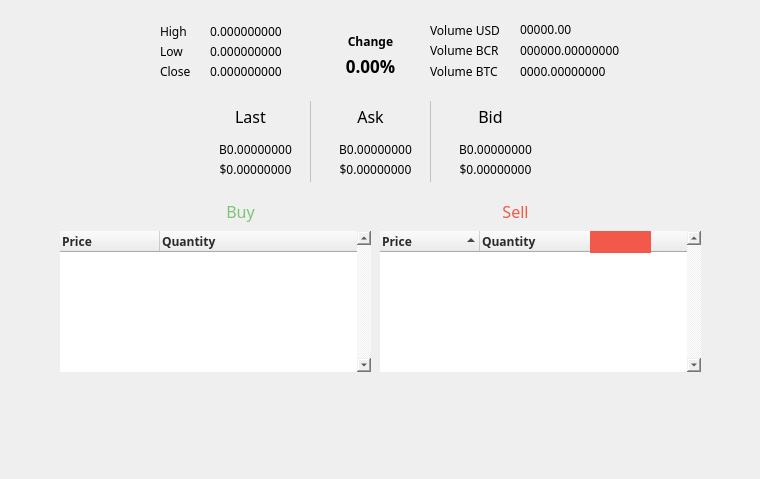
    <widget class="QWidget" name="qWidgetBittrexMarketData_4">
     <property name="styleSheet">
      <string notr="true">border:none;</string>
     </property>
     <attribute name="icon">
      <iconset resource="../bitcredit.qrc">
       <normaloff>:/icons/export</normaloff>:/icons/export</iconset>
     </attribute>
     <attribute name="title">
      <string>Data</string>
     </attribute>
     <widget class="QWidget" name="qWidgetBittrexMain_4" native="true">
      <property name="geometry">
       <rect>
        <x>30</x>
        <y>-79</y>
        <width>721</width>
        <height>470</height>
       </rect>
      </property>
      <property name="font">
       <font>
        <family>Myriad Pro</family>
        <pointsize>-1</pointsize>
       </font>
      </property>
      <property name="styleSheet">
       <string notr="true">Font-family:Myriad Pro;font-size:12px;</string>
      </property>
      <widget class="QWidget" name="qWidgetBittrexAsk_4" native="true">
       <property name="geometry">
        <rect>
         <x>290</x>
         <y>180</y>
         <width>111</width>
         <height>81</height>
        </rect>
       </property>
       <property name="styleSheet">
        <string notr="true">border-right:1px solid #bdc3c7;</string>
       </property>
       <widget class="QLabel" name="lblBittrexAskHeader_4">
        <property name="geometry">
         <rect>
          <x>0</x>
          <y>0</y>
          <width>101</width>
          <height>31</height>
         </rect>
        </property>
        <property name="styleSheet">
         <string notr="true">border:none;</string>
        </property>
        <property name="text">
         <string>&lt;html&gt;&lt;head/&gt;&lt;body&gt;&lt;p align=&quot;center&quot;&gt;&lt;span style=&quot; font-size:12pt;&quot;&gt;Ask&lt;/span&gt;&lt;/p&gt;&lt;/body&gt;&lt;/html&gt;</string>
        </property>
       </widget>
       <widget class="QLabel" name="lblBittrexAskBtc_4">
        <property name="geometry">
         <rect>
          <x>10</x>
          <y>40</y>
          <width>91</width>
          <height>16</height>
         </rect>
        </property>
        <property name="styleSheet">
         <string notr="true">border:none;</string>
        </property>
        <property name="text">
         <string>B0.00000000</string>
        </property>
        <property name="alignment">
         <set>Qt::AlignCenter</set>
        </property>
       </widget>
       <widget class="QLabel" name="lblBittrexAskUsd_4">
        <property name="geometry">
         <rect>
          <x>10</x>
          <y>60</y>
          <width>91</width>
          <height>16</height>
         </rect>
        </property>
        <property name="styleSheet">
         <string notr="true">border:none;</string>
        </property>
        <property name="text">
         <string>$0.00000000</string>
        </property>
        <property name="alignment">
         <set>Qt::AlignCenter</set>
        </property>
       </widget>
      </widget>
      <widget class="QWidget" name="qWidgetBittrexBid_4" native="true">
       <property name="geometry">
        <rect>
         <x>410</x>
         <y>180</y>
         <width>111</width>
         <height>81</height>
        </rect>
       </property>
       <widget class="QLabel" name="lblBittrexBidHeader_4">
        <property name="geometry">
         <rect>
          <x>0</x>
          <y>0</y>
          <width>101</width>
          <height>31</height>
         </rect>
        </property>
        <property name="styleSheet">
         <string notr="true">border:none;</string>
        </property>
        <property name="text">
         <string>&lt;html&gt;&lt;head/&gt;&lt;body&gt;&lt;p align=&quot;center&quot;&gt;&lt;span style=&quot; font-size:12pt;&quot;&gt;Bid&lt;/span&gt;&lt;/p&gt;&lt;/body&gt;&lt;/html&gt;</string>
        </property>
       </widget>
       <widget class="QLabel" name="lblBittrexBidBtc_4">
        <property name="geometry">
         <rect>
          <x>10</x>
          <y>40</y>
          <width>91</width>
          <height>16</height>
         </rect>
        </property>
        <property name="text">
         <string>B0.00000000</string>
        </property>
        <property name="alignment">
         <set>Qt::AlignCenter</set>
        </property>
       </widget>
       <widget class="QLabel" name="lblBittrexBidUsd_4">
        <property name="geometry">
         <rect>
          <x>10</x>
          <y>60</y>
          <width>91</width>
          <height>16</height>
         </rect>
        </property>
        <property name="text">
         <string>$0.00000000</string>
        </property>
        <property name="alignment">
         <set>Qt::AlignCenter</set>
        </property>
       </widget>
      </widget>
      <widget class="QWidget" name="qWidgetBittrexLast_4" native="true">
       <property name="geometry">
        <rect>
         <x>170</x>
         <y>180</y>
         <width>111</width>
         <height>81</height>
        </rect>
       </property>
       <property name="styleSheet">
        <string notr="true">border-right:1px solid #bdc3c7;</string>
       </property>
       <widget class="QLabel" name="lblBittrexLastHeader_4">
        <property name="geometry">
         <rect>
          <x>0</x>
          <y>0</y>
          <width>101</width>
          <height>31</height>
         </rect>
        </property>
        <property name="styleSheet">
         <string notr="true">border:none;</string>
        </property>
        <property name="text">
         <string>&lt;html&gt;&lt;head/&gt;&lt;body&gt;&lt;p align=&quot;center&quot;&gt;&lt;span style=&quot; font-size:12pt;&quot;&gt;Last&lt;/span&gt;&lt;/p&gt;&lt;/body&gt;&lt;/html&gt;</string>
        </property>
       </widget>
       <widget class="QLabel" name="lblBittrexLastBtc_4">
        <property name="geometry">
         <rect>
          <x>10</x>
          <y>40</y>
          <width>91</width>
          <height>16</height>
         </rect>
        </property>
        <property name="styleSheet">
         <string notr="true">border:none;</string>
        </property>
        <property name="text">
         <string>B0.00000000</string>
        </property>
        <property name="alignment">
         <set>Qt::AlignCenter</set>
        </property>
       </widget>
       <widget class="QLabel" name="lblBittrexLastUsd_4">
        <property name="geometry">
         <rect>
          <x>10</x>
          <y>60</y>
          <width>91</width>
          <height>16</height>
         </rect>
        </property>
        <property name="styleSheet">
         <string notr="true">border:none;</string>
        </property>
        <property name="text">
         <string>$0.00000000</string>
        </property>
        <property name="alignment">
         <set>Qt::AlignCenter</set>
        </property>
       </widget>
      </widget>
      <widget class="QLabel" name="lblBittrexChangePerc_4">
       <property name="geometry">
        <rect>
         <x>280</x>
         <y>130</y>
         <width>121</width>
         <height>31</height>
        </rect>
       </property>
       <property name="styleSheet">
        <string notr="true">font-weight:600;font-size:17px;</string>
       </property>
       <property name="text">
        <string>&lt;html&gt;&lt;head/&gt;&lt;body&gt;&lt;p&gt;0.00%&lt;/p&gt;&lt;/body&gt;&lt;/html&gt;</string>
       </property>
       <property name="alignment">
        <set>Qt::AlignCenter</set>
       </property>
      </widget>
      <widget class="QLabel" name="lblBittrexSellHeader_4">
       <property name="geometry">
        <rect>
         <x>350</x>
         <y>270</y>
         <width>271</width>
         <height>41</height>
        </rect>
       </property>
       <property name="font">
        <font>
         <family>Myriad Pro</family>
         <pointsize>-1</pointsize>
        </font>
       </property>
       <property name="text">
        <string>&lt;html&gt;&lt;head/&gt;&lt;body&gt;&lt;p align=&quot;center&quot;&gt;&lt;span style=&quot; font-size:12pt; font-weight:400; color:#f2594b;&quot;&gt;Sell&lt;/span&gt;&lt;/p&gt;&lt;/body&gt;&lt;/html&gt;</string>
       </property>
      </widget>
      <widget class="QTreeWidget" name="qTreeWidgetBittrexSell_4">
       <property name="geometry">
        <rect>
         <x>350</x>
         <y>310</y>
         <width>321</width>
         <height>141</height>
        </rect>
       </property>
       <property name="autoFillBackground">
        <bool>true</bool>
       </property>
       <property name="styleSheet">
        <string notr="true"/>
       </property>
       <property name="verticalScrollBarPolicy">
        <enum>Qt::ScrollBarAlwaysOn</enum>
       </property>
       <property name="autoScrollMargin">
        <number>8</number>
       </property>
       <property name="indentation">
        <number>10</number>
       </property>
       <property name="sortingEnabled">
        <bool>true</bool>
       </property>
       <property name="animated">
        <bool>true</bool>
       </property>
       <attribute name="headerShowSortIndicator" stdset="0">
        <bool>true</bool>
       </attribute>
       <attribute name="headerStretchLastSection">
        <bool>true</bool>
       </attribute>
       <column>
        <property name="text">
         <string>Price</string>
        </property>
        <property name="font">
         <font>
          <family>Raavi</family>
          <pointsize>9</pointsize>
          <weight>75</weight>
          <italic>false</italic>
          <bold>true</bold>
          <stylestrategy>PreferAntialias</stylestrategy>
          <kerning>true</kerning>
         </font>
        </property>
        <property name="background">
         <color>
          <red>242</red>
          <green>89</green>
          <blue>75</blue>
         </color>
        </property>
        <property name="foreground">
         <brush brushstyle="SolidPattern">
          <color alpha="255">
           <red>43</red>
           <green>43</green>
           <blue>43</blue>
          </color>
         </brush>
        </property>
       </column>
       <column>
        <property name="text">
         <string>Quantity</string>
        </property>
        <property name="font">
         <font>
          <family>Raavi</family>
          <pointsize>9</pointsize>
          <weight>75</weight>
          <italic>false</italic>
          <bold>true</bold>
          <stylestrategy>PreferAntialias</stylestrategy>
          <kerning>true</kerning>
         </font>
        </property>
        <property name="background">
         <color>
          <red>242</red>
          <green>89</green>
          <blue>75</blue>
         </color>
        </property>
        <property name="foreground">
         <brush brushstyle="SolidPattern">
          <color alpha="255">
           <red>43</red>
           <green>43</green>
           <blue>43</blue>
          </color>
         </brush>
        </property>
       </column>
      </widget>
      <widget class="QLabel" name="lblBittrexVolumeScHeader_4">
       <property name="geometry">
        <rect>
         <x>400</x>
         <y>120</y>
         <width>81</width>
         <height>20</height>
        </rect>
       </property>
       <property name="text">
        <string>&lt;html&gt;&lt;head/&gt;&lt;body&gt;&lt;p&gt;Volume BCR&lt;/p&gt;&lt;/body&gt;&lt;/html&gt;</string>
       </property>
      </widget>
      <widget class="QLabel" name="lblBittrexVolumeSc_4">
       <property name="geometry">
        <rect>
         <x>490</x>
         <y>119</y>
         <width>141</width>
         <height>21</height>
        </rect>
       </property>
       <property name="text">
        <string>000000.00000000</string>
       </property>
      </widget>
      <widget class="QLabel" name="lblBittrexVolumeBtcHeader_4">
       <property name="geometry">
        <rect>
         <x>400</x>
         <y>142</y>
         <width>81</width>
         <height>16</height>
        </rect>
       </property>
       <property name="text">
        <string>&lt;html&gt;&lt;head/&gt;&lt;body&gt;&lt;p&gt;Volume BTC&lt;/p&gt;&lt;/body&gt;&lt;/html&gt;</string>
       </property>
      </widget>
      <widget class="QLabel" name="lblBittrexVolumeBtc_4">
       <property name="geometry">
        <rect>
         <x>490</x>
         <y>140</y>
         <width>141</width>
         <height>21</height>
        </rect>
       </property>
       <property name="text">
        <string>0000.00000000</string>
       </property>
      </widget>
      <widget class="QLabel" name="lblBittrexVolumeUsdHeader_4">
       <property name="geometry">
        <rect>
         <x>400</x>
         <y>100</y>
         <width>81</width>
         <height>20</height>
        </rect>
       </property>
       <property name="text">
        <string>&lt;html&gt;&lt;head/&gt;&lt;body&gt;&lt;p&gt;Volume USD&lt;/p&gt;&lt;/body&gt;&lt;/html&gt;</string>
       </property>
      </widget>
      <widget class="QLabel" name="lblBittrexHigh_4">
       <property name="geometry">
        <rect>
         <x>130</x>
         <y>100</y>
         <width>41</width>
         <height>21</height>
        </rect>
       </property>
       <property name="text">
        <string>&lt;html&gt;&lt;head/&gt;&lt;body&gt;&lt;p&gt;High&lt;/p&gt;&lt;/body&gt;&lt;/html&gt;</string>
       </property>
      </widget>
      <widget class="QLabel" name="lblBittrexVolumeUsd_4">
       <property name="geometry">
        <rect>
         <x>490</x>
         <y>98</y>
         <width>141</width>
         <height>21</height>
        </rect>
       </property>
       <property name="text">
        <string>00000.00</string>
       </property>
      </widget>
      <widget class="QLabel" name="lblBittrexHighBtc_4">
       <property name="geometry">
        <rect>
         <x>180</x>
         <y>100</y>
         <width>91</width>
         <height>21</height>
        </rect>
       </property>
       <property name="text">
        <string>0.000000000</string>
       </property>
      </widget>
      <widget class="QLabel" name="lblBittrexLow_4">
       <property name="geometry">
        <rect>
         <x>130</x>
         <y>120</y>
         <width>41</width>
         <height>21</height>
        </rect>
       </property>
       <property name="text">
        <string>&lt;html&gt;&lt;head/&gt;&lt;body&gt;&lt;p&gt;Low&lt;/p&gt;&lt;/body&gt;&lt;/html&gt;</string>
       </property>
      </widget>
      <widget class="QLabel" name="lblBittrexLowBtc_4">
       <property name="geometry">
        <rect>
         <x>180</x>
         <y>120</y>
         <width>91</width>
         <height>21</height>
        </rect>
       </property>
       <property name="text">
        <string>0.000000000</string>
       </property>
      </widget>
      <widget class="QFrame" name="imgBittrexSell_4">
       <property name="enabled">
        <bool>true</bool>
       </property>
       <property name="geometry">
        <rect>
         <x>560</x>
         <y>310</y>
         <width>61</width>
         <height>22</height>
        </rect>
       </property>
       <property name="minimumSize">
        <size>
         <width>0</width>
         <height>22</height>
        </size>
       </property>
       <property name="maximumSize">
        <size>
         <width>16777215</width>
         <height>22</height>
        </size>
       </property>
       <property name="styleSheet">
        <string notr="true">background-color:#f2594b;</string>
       </property>
      </widget>
      <widget class="QLabel" name="lblBittrexBuyHeader_4">
       <property name="geometry">
        <rect>
         <x>80</x>
         <y>270</y>
         <width>261</width>
         <height>41</height>
        </rect>
       </property>
       <property name="font">
        <font>
         <family>Myriad Pro</family>
         <pointsize>-1</pointsize>
        </font>
       </property>
       <property name="text">
        <string>&lt;html&gt;&lt;head/&gt;&lt;body&gt;&lt;p align=&quot;center&quot;&gt;&lt;span style=&quot; font-size:12pt; font-weight:400; color:#7cc576;&quot;&gt;Buy&lt;/span&gt;&lt;/p&gt;&lt;/body&gt;&lt;/html&gt;</string>
       </property>
      </widget>
      <widget class="QFrame" name="imgBittrexBuy_4">
       <property name="geometry">
        <rect>
         <x>280</x>
         <y>310</y>
         <width>61</width>
         <height>22</height>
        </rect>
       </property>
       <property name="minimumSize">
        <size>
         <width>0</width>
         <height>22</height>
        </size>
       </property>
       <property name="maximumSize">
        <size>
         <width>16777215</width>
         <height>22</height>
        </size>
       </property>
       <property name="styleSheet">
        <string notr="true">background-color:#7cc576;</string>
       </property>
      </widget>
      <widget class="QTreeWidget" name="qTreeWidgetBittrexBuy_4">
       <property name="geometry">
        <rect>
         <x>30</x>
         <y>310</y>
         <width>311</width>
         <height>141</height>
        </rect>
       </property>
       <property name="styleSheet">
        <string notr="true"/>
       </property>
       <property name="verticalScrollBarPolicy">
        <enum>Qt::ScrollBarAlwaysOn</enum>
       </property>
       <property name="indentation">
        <number>10</number>
       </property>
       <column>
        <property name="text">
         <string>Price</string>
        </property>
        <property name="font">
         <font>
          <family>Raavi</family>
          <weight>75</weight>
          <bold>true</bold>
         </font>
        </property>
        <property name="background">
         <color>
          <red>124</red>
          <green>197</green>
          <blue>118</blue>
         </color>
        </property>
        <property name="foreground">
         <brush brushstyle="SolidPattern">
          <color alpha="255">
           <red>43</red>
           <green>43</green>
           <blue>43</blue>
          </color>
         </brush>
        </property>
       </column>
       <column>
        <property name="text">
         <string>Quantity</string>
        </property>
        <property name="font">
         <font>
          <family>Raavi</family>
          <pointsize>9</pointsize>
          <weight>75</weight>
          <bold>true</bold>
         </font>
        </property>
        <property name="background">
         <color>
          <red>124</red>
          <green>197</green>
          <blue>118</blue>
         </color>
        </property>
        <property name="foreground">
         <brush brushstyle="SolidPattern">
          <color alpha="255">
           <red>43</red>
           <green>43</green>
           <blue>43</blue>
          </color>
         </brush>
        </property>
       </column>
      </widget>
      <widget class="QLabel" name="lblBittrexChange_4">
       <property name="geometry">
        <rect>
         <x>290</x>
         <y>110</y>
         <width>101</width>
         <height>21</height>
        </rect>
       </property>
       <property name="text">
        <string>&lt;html&gt;&lt;head/&gt;&lt;body&gt;&lt;p align=&quot;center&quot;&gt;&lt;span style=&quot; font-size:9pt; font-weight:600;&quot;&gt;Change&lt;/span&gt;&lt;/p&gt;&lt;/body&gt;&lt;/html&gt;</string>
       </property>
      </widget>
      <widget class="QLabel" name="lblBittrexCloseBtc_4">
       <property name="geometry">
        <rect>
         <x>180</x>
         <y>140</y>
         <width>91</width>
         <height>21</height>
        </rect>
       </property>
       <property name="text">
        <string>0.000000000</string>
       </property>
      </widget>
      <widget class="QLabel" name="lblBittrexClose_4">
       <property name="geometry">
        <rect>
         <x>130</x>
         <y>140</y>
         <width>41</width>
         <height>21</height>
        </rect>
       </property>
       <property name="text">
        <string>&lt;html&gt;&lt;head/&gt;&lt;body&gt;&lt;p&gt;Close&lt;/p&gt;&lt;/body&gt;&lt;/html&gt;</string>
       </property>
      </widget>
     </widget>
    </widget>
